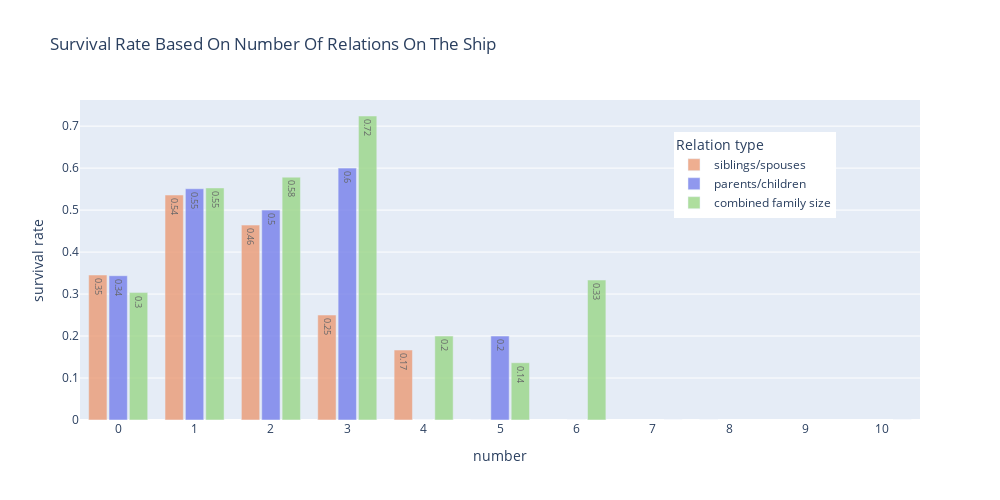

This figure's notebook cell:
### Code cell
from plotly.subplots import make_subplots
# Create fig
fig = go.Figure()

# Add first trace
fig.add_trace(go.Bar(name = 'siblings/spouses',
                     x = sibsp_pivot.index,
                     y = sibsp_pivot.Survived,
                    text = round(sibsp_pivot.Survived,2),
                    textposition='auto',
                    marker_color = '#eb9a75',
                    opacity = 0.8),
)

# Add second trace
fig.add_trace(go.Bar(name = 'parents/children',
                     x = parch_pivot.index,
                    y = parch_pivot.Survived,
                    marker_color = '#757feb',
                    text = round(parch_pivot.Survived, 2),
                    textposition = 'auto',
                    opacity = 0.8
                    )              
        )

# Add third trace
fig.add_trace(go.Bar(name = 'combined family size',
                    x = family_pivot.index, 
                    y = family_pivot.Survived,
                    marker_color = '#9ad687',         
                    text = round(family_pivot.Survived, 2),
                    textposition = 'auto',
                    opacity = 0.8
                    ))

# Update layout
fig.update_layout(title = 'Survival Rate Based On Number Of Relations On The Ship',
                  width = 1000,
                  height = 500,
                  barmode = 'group',
                  bargap = 0.2, # gap between bars of adjacent location coordinates.
                  bargroupgap=0.1, # gap between bars of the same location coordinate.
                  xaxis = dict(title = 'number',
                               tickvals = [0, 1, 2, 3, 4, 5, 6, 7, 8, 9, 10]
                              ),
                  yaxis = dict(title = 'survival rate'),
                  legend = dict(title = 'Relation type', 
                                yanchor = 'top',
                               y = 0.9,
                               xanchor = 'right',
                               x = 0.9)
  )

### Figure 1 — Plotly figure (JSON) as saved in the notebook; plotly's stock layout.template omitted (floating-point values rounded to 4 significant figures)
{"data": [{"marker": {"color": "#eb9a75"}, "name": "siblings/spouses", "opacity": 0.8, "text": [0.35, 0.54, 0.46, 0.25, 0.17, 0, 0], "textposition": "auto", "type": "bar", "x": [0, 1, 2, 3, 4, 5, 8], "y": [0.3454, 0.5359, 0.4643, 0.25, 0.1667, 0, 0]}, {"marker": {"color": "#757feb"}, "name": "parents/children", "opacity": 0.8, "text": [0.34, 0.55, 0.5, 0.6, 0, 0.2, 0], "textposition": "auto", "type": "bar", "x": [0, 1, 2, 3, 4, 5, 6], "y": [0.3437, 0.5508, 0.5, 0.6, 0, 0.2, 0]}, {"marker": {"color": "#9ad687"}, "name": "combined family size", "opacity": 0.8, "text": [0.3, 0.55, 0.58, 0.72, 0.2, 0.14, 0.33, 0, 0], "textposition": "auto", "type": "bar", "x": [0, 1, 2, 3, 4, 5, 6, 7, 10], "y": [0.3035, 0.5528, 0.5784, 0.7241, 0.2, 0.1364, 0.3333, 0, 0]}], "layout": {"bargap": 0.2, "bargroupgap": 0.1, "barmode": "group", "height": 500, "legend": {"title": {"text": "Relation type"}, "x": 0.9, "xanchor": "right", "y": 0.9, "yanchor": "top"}, "title": {"text": "Survival Rate Based On Number Of Relations On The Ship"}, "width": 1000, "xaxis": {"tickvals": [0, 1, 2, 3, 4, 5, 6, 7, 8, 9, 10], "title": {"text": "number"}}, "yaxis": {"title": {"text": "survival rate"}}}}
